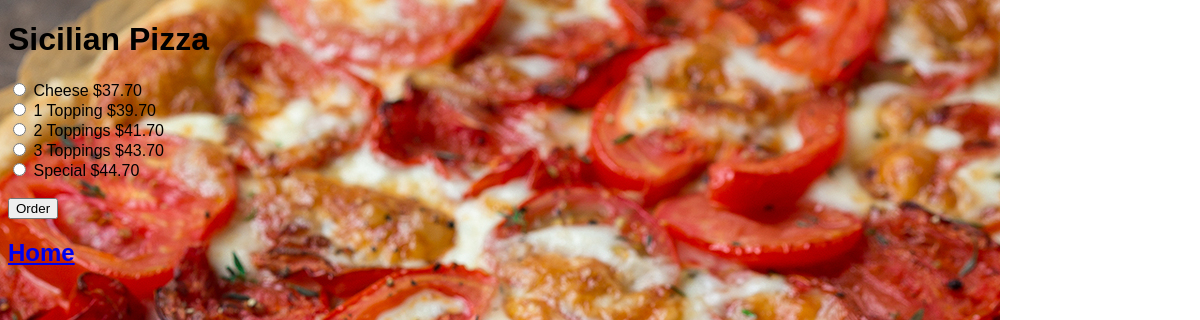
Page /2/ on the committed database.
### orders/models.py (models this page shows, shortened)
class Category(models.Model):
    SMALL = 'S'
    LARGE = 'L'
    CATEGORY_SIZES = (
        (SMALL, 'Small'),
        (LARGE, 'Large'),
    )
    item_size = models.CharField(
        'size',
        max_length=1,
        choices=CATEGORY_SIZES,
        default=SMALL,
    )
    category_text = models.CharField(max_length=200)
    pub_date = models.DateTimeField('date published')
    toppings = models.ManyToManyField(Topping)

class Type(models.Model):
    category = models.ForeignKey(Category, on_delete=models.CASCADE)
    type_text = models.CharField(max_length=200)
    price = models.DecimalField(decimal_places=2, max_digits=5)
    orders = models.IntegerField(default=0)

### orders/views.py (the view)
# urls.py: path('<int:category_id>/', views.detail, name='detail'),
def detail(request, category_id):
    try:
        category=Category.objects.get(pk=category_id)
    except Category.DoesNotExist:
        raise Http404("Category does not exist.")
    return render(request, 'orders/detail.html', {'category': category})

### orders/templates/orders/detail.html (shortened to what this page needs)
{% extends "orders/base.html" %}
{% block body %}
<h1>{{ category.category_text }}</h1>
<form action="{% url 'order' category.id %}" method="post">
{% for type in category.type_set.all %}
    <input type="radio" name="type" id="type{{ forloop.counter }}" value="{{ type.id }}">
    <label for="type{{ forloop.counter }}">{{ type.type_text }} ${{ type.price }}</label><br>
{% endfor %}
<br><input type="submit" value="Order">
</form>
<h2><a href="{% url 'index' %}">Home</a></h2>
{% endblock %}

### orders/static/orders/style.css (style rules this page uses)
body { font-family: sans-serif; left: 30px }
body { background: white url("images/Puff+Pastry+Pizza.jpg") no-repeat; }

### rows in the picture
Category: category_text "Sicilian Pizza"
Type: type_text "Cheese", price "37.70"
Type: type_text "1 Topping", price "39.70"
Type: type_text "2 Toppings", price "41.70"
Type: type_text "3 Toppings", price "43.70"
Type: type_text "Special", price "44.70"
